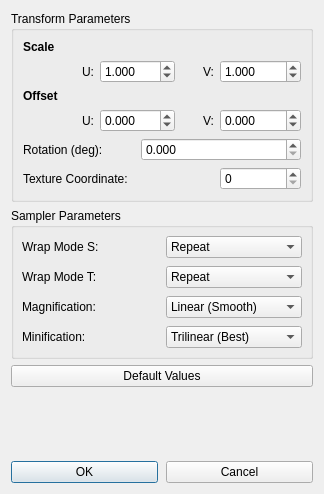
<?xml version="1.0" encoding="UTF-8"?>
<ui version="4.0">
 <class>TextureParametersDialog</class>
 <widget class="QDialog" name="TextureParametersDialog">
  <property name="windowModality">
   <enum>Qt::WindowModality::WindowModal</enum>
  </property>
  <property name="geometry">
   <rect>
    <x>0</x>
    <y>0</y>
    <width>324</width>
    <height>494</height>
   </rect>
  </property>
  <property name="windowTitle">
   <string>Texture Parameters</string>
  </property>
  <property name="modal">
   <bool>true</bool>
  </property>
  <layout class="QGridLayout" name="gridLayout_2">
   <item row="2" column="0">
    <widget class="QPushButton" name="btnDefault">
     <property name="toolTip">
      <string>Reset all texture transform values to their defaults</string>
     </property>
     <property name="text">
      <string>Default Values</string>
     </property>
    </widget>
   </item>
   <item row="1" column="0">
    <widget class="QGroupBox" name="grpSamplers">
     <property name="title">
      <string>Sampler Parameters</string>
     </property>
     <layout class="QGridLayout" name="gridSamplers">
      <property name="leftMargin">
       <number>8</number>
      </property>
      <property name="topMargin">
       <number>8</number>
      </property>
      <property name="rightMargin">
       <number>8</number>
      </property>
      <property name="bottomMargin">
       <number>8</number>
      </property>
      <property name="spacing">
       <number>8</number>
      </property>
      <item row="0" column="0">
       <widget class="QLabel" name="lblWrapS">
        <property name="text">
         <string>Wrap Mode S:</string>
        </property>
       </widget>
      </item>
      <item row="0" column="1">
       <widget class="QComboBox" name="comboWrapS">
        <property name="toolTip">
         <string>How texture wraps in horizontal (S/U) direction</string>
        </property>
        <item>
         <property name="text">
          <string>Repeat</string>
         </property>
        </item>
        <item>
         <property name="text">
          <string>Clamp</string>
         </property>
        </item>
        <item>
         <property name="text">
          <string>Mirror</string>
         </property>
        </item>
       </widget>
      </item>
      <item row="1" column="0">
       <widget class="QLabel" name="lblWrapT">
        <property name="text">
         <string>Wrap Mode T:</string>
        </property>
       </widget>
      </item>
      <item row="1" column="1">
       <widget class="QComboBox" name="comboWrapT">
        <property name="toolTip">
         <string>How texture wraps in vertical (T/V) direction</string>
        </property>
        <item>
         <property name="text">
          <string>Repeat</string>
         </property>
        </item>
        <item>
         <property name="text">
          <string>Clamp</string>
         </property>
        </item>
        <item>
         <property name="text">
          <string>Mirror</string>
         </property>
        </item>
       </widget>
      </item>
      <item row="2" column="0">
       <widget class="QLabel" name="lblMagFilter">
        <property name="text">
         <string>Magnification:</string>
        </property>
       </widget>
      </item>
      <item row="2" column="1">
       <widget class="QComboBox" name="comboMagFilter">
        <property name="toolTip">
         <string>Filtering when texture is enlarged</string>
        </property>
        <item>
         <property name="text">
          <string>Linear (Smooth)</string>
         </property>
        </item>
        <item>
         <property name="text">
          <string>Nearest (Pixelated)</string>
         </property>
        </item>
       </widget>
      </item>
      <item row="3" column="0">
       <widget class="QLabel" name="lblMinFilter">
        <property name="text">
         <string>Minification:</string>
        </property>
       </widget>
      </item>
      <item row="3" column="1">
       <widget class="QComboBox" name="comboMinFilter">
        <property name="toolTip">
         <string>Filtering when texture is shrunk</string>
        </property>
        <item>
         <property name="text">
          <string>Trilinear (Best)</string>
         </property>
        </item>
        <item>
         <property name="text">
          <string>Linear Mipmap</string>
         </property>
        </item>
        <item>
         <property name="text">
          <string>Nearest Mipmap</string>
         </property>
        </item>
        <item>
         <property name="text">
          <string>Nearest</string>
         </property>
        </item>
       </widget>
      </item>
     </layout>
    </widget>
   </item>
   <item row="0" column="0">
    <widget class="QGroupBox" name="grpTransforms">
     <property name="title">
      <string>Transform Parameters</string>
     </property>
     <layout class="QGridLayout" name="gridLayout">
      <item row="0" column="0" colspan="2">
       <widget class="QLabel" name="lblScale">
        <property name="font">
         <font>
          <bold>true</bold>
         </font>
        </property>
        <property name="text">
         <string>Scale</string>
        </property>
       </widget>
      </item>
      <item row="1" column="0">
       <spacer name="horizontalSpacer_2">
        <property name="orientation">
         <enum>Qt::Orientation::Horizontal</enum>
        </property>
        <property name="sizeType">
         <enum>QSizePolicy::Policy::Fixed</enum>
        </property>
        <property name="sizeHint" stdset="0">
         <size>
          <width>18</width>
          <height>20</height>
         </size>
        </property>
       </spacer>
      </item>
      <item row="1" column="1">
       <widget class="QLabel" name="lblScaleU">
        <property name="text">
         <string>U:</string>
        </property>
        <property name="alignment">
         <set>Qt::AlignmentFlag::AlignRight|Qt::AlignmentFlag::AlignTrailing|Qt::AlignmentFlag::AlignVCenter</set>
        </property>
       </widget>
      </item>
      <item row="1" column="2" colspan="2">
       <widget class="QDoubleSpinBox" name="spinScaleU">
        <property name="toolTip">
         <string>&lt;html&gt;&lt;head/&gt;&lt;body&gt;&lt;p&gt;Texture scale in U direction&lt;/p&gt;&lt;p&gt;Default: 1.0 (no scaling).&lt;/p&gt;&lt;p&gt;Range: Any non-zero floating-point number. &lt;/p&gt;&lt;p&gt;Usage: Defines the scale factor applied to the U coordinates. &lt;/p&gt;&lt;p&gt;A scale of 2.0 causes the texture to repeat twice, while a scale of 0.5 stretches it. Negative values can be used to flip textures&lt;/p&gt;&lt;/body&gt;&lt;/html&gt;</string>
        </property>
        <property name="decimals">
         <number>3</number>
        </property>
        <property name="minimum">
         <double>-100.000000000000000</double>
        </property>
        <property name="maximum">
         <double>100.000000000000000</double>
        </property>
        <property name="singleStep">
         <double>0.100000000000000</double>
        </property>
        <property name="value">
         <double>1.000000000000000</double>
        </property>
        <property name="pageStep" stdset="0">
         <double>1.000000000000000</double>
        </property>
       </widget>
      </item>
      <item row="1" column="4">
       <widget class="QLabel" name="lblScaleV">
        <property name="text">
         <string>V:</string>
        </property>
        <property name="alignment">
         <set>Qt::AlignmentFlag::AlignRight|Qt::AlignmentFlag::AlignTrailing|Qt::AlignmentFlag::AlignVCenter</set>
        </property>
       </widget>
      </item>
      <item row="1" column="5">
       <widget class="QDoubleSpinBox" name="spinScaleV">
        <property name="toolTip">
         <string>&lt;html&gt;&lt;head/&gt;&lt;body&gt;&lt;p&gt;Texture scale in V direction&lt;/p&gt;&lt;p&gt;Default: 1.0 (no scaling).&lt;/p&gt;&lt;p&gt;Range: Any non-zero floating-point number. &lt;/p&gt;&lt;p&gt;Usage: Defines the scale factor applied to the V coordinates. &lt;/p&gt;&lt;p&gt;A scale of 2.0 causes the texture to repeat twice, while a scale of 0.5 stretches it. Negative values can be used to flip textures&lt;/p&gt;&lt;/body&gt;&lt;/html&gt;</string>
        </property>
        <property name="decimals">
         <number>3</number>
        </property>
        <property name="minimum">
         <double>-1000.000000000000000</double>
        </property>
        <property name="maximum">
         <double>1000.000000000000000</double>
        </property>
        <property name="singleStep">
         <double>0.100000000000000</double>
        </property>
        <property name="value">
         <double>1.000000000000000</double>
        </property>
        <property name="pageStep" stdset="0">
         <double>1.000000000000000</double>
        </property>
       </widget>
      </item>
      <item row="2" column="0" colspan="2">
       <widget class="QLabel" name="lblOffset">
        <property name="font">
         <font>
          <bold>true</bold>
         </font>
        </property>
        <property name="text">
         <string>Offset</string>
        </property>
       </widget>
      </item>
      <item row="3" column="0">
       <spacer name="horizontalSpacer">
        <property name="orientation">
         <enum>Qt::Orientation::Horizontal</enum>
        </property>
        <property name="sizeType">
         <enum>QSizePolicy::Policy::Fixed</enum>
        </property>
        <property name="sizeHint" stdset="0">
         <size>
          <width>18</width>
          <height>20</height>
         </size>
        </property>
       </spacer>
      </item>
      <item row="3" column="1">
       <widget class="QLabel" name="lblOffsetU">
        <property name="text">
         <string>U:</string>
        </property>
        <property name="alignment">
         <set>Qt::AlignmentFlag::AlignRight|Qt::AlignmentFlag::AlignTrailing|Qt::AlignmentFlag::AlignVCenter</set>
        </property>
       </widget>
      </item>
      <item row="3" column="2" colspan="2">
       <widget class="QDoubleSpinBox" name="spinOffsetU">
        <property name="toolTip">
         <string>&lt;html&gt;&lt;head/&gt;&lt;body&gt;&lt;p&gt;Texture offset in U direction (-1.0 to 1.0)&lt;/p&gt;&lt;p&gt;Values are often used between -1.0 and 1.0 for sub-texture mapping, but higher/lower values are valid&lt;/p&gt;&lt;/body&gt;&lt;/html&gt;</string>
        </property>
        <property name="decimals">
         <number>3</number>
        </property>
        <property name="minimum">
         <double>-100.000000000000000</double>
        </property>
        <property name="maximum">
         <double>100.000000000000000</double>
        </property>
        <property name="singleStep">
         <double>0.100000000000000</double>
        </property>
        <property name="value">
         <double>0.000000000000000</double>
        </property>
        <property name="pageStep" stdset="0">
         <double>0.500000000000000</double>
        </property>
       </widget>
      </item>
      <item row="3" column="4">
       <widget class="QLabel" name="lblOffsetV">
        <property name="text">
         <string>V:</string>
        </property>
        <property name="alignment">
         <set>Qt::AlignmentFlag::AlignRight|Qt::AlignmentFlag::AlignTrailing|Qt::AlignmentFlag::AlignVCenter</set>
        </property>
       </widget>
      </item>
      <item row="3" column="5">
       <widget class="QDoubleSpinBox" name="spinOffsetV">
        <property name="toolTip">
         <string>&lt;html&gt;&lt;head/&gt;&lt;body&gt;&lt;p&gt;Texture offset in V direction (-1.0 to 1.0)&lt;/p&gt;&lt;p&gt;Values are often used between -1.0 and 1.0 for sub-texture mapping, but higher/lower values are valid&lt;/p&gt;&lt;/body&gt;&lt;/html&gt;</string>
        </property>
        <property name="decimals">
         <number>3</number>
        </property>
        <property name="minimum">
         <double>-100.000000000000000</double>
        </property>
        <property name="maximum">
         <double>100.000000000000000</double>
        </property>
        <property name="singleStep">
         <double>0.100000000000000</double>
        </property>
        <property name="value">
         <double>0.000000000000000</double>
        </property>
        <property name="pageStep" stdset="0">
         <double>0.500000000000000</double>
        </property>
       </widget>
      </item>
      <item row="4" column="0" colspan="3">
       <widget class="QLabel" name="lblRotation">
        <property name="text">
         <string>Rotation (deg):</string>
        </property>
       </widget>
      </item>
      <item row="4" column="3" colspan="3">
       <widget class="QDoubleSpinBox" name="spinRotation">
        <property name="toolTip">
         <string>&lt;html&gt;&lt;head/&gt;&lt;body&gt;&lt;p&gt;Texture rotation in degrees&lt;/p&gt;&lt;p&gt;Default: 0.0 (no rotation).&lt;/p&gt;&lt;p&gt;Range: Any floating-point number representing radians (counter-clockwise).&lt;/p&gt;&lt;p&gt;Usage: To rotate a full 360 degrees (counter-clockwise), values range from 0 to 360&lt;/p&gt;&lt;/body&gt;&lt;/html&gt;</string>
        </property>
        <property name="decimals">
         <number>3</number>
        </property>
        <property name="minimum">
         <double>0.000000000000000</double>
        </property>
        <property name="maximum">
         <double>359.999000000000024</double>
        </property>
        <property name="singleStep">
         <double>0.100000000000000</double>
        </property>
        <property name="value">
         <double>0.000000000000000</double>
        </property>
        <property name="pageStep" stdset="0">
         <double>0.500000000000000</double>
        </property>
       </widget>
      </item>
      <item row="5" column="0" colspan="4">
       <widget class="QLabel" name="lblTexCoord">
        <property name="text">
         <string>Texture Coordinate:</string>
        </property>
        <property name="alignment">
         <set>Qt::AlignmentFlag::AlignLeading|Qt::AlignmentFlag::AlignLeft|Qt::AlignmentFlag::AlignVCenter</set>
        </property>
       </widget>
      </item>
      <item row="5" column="5">
       <widget class="QSpinBox" name="spinTexCoord">
        <property name="toolTip">
         <string>&lt;html&gt;&lt;head/&gt;&lt;body&gt;&lt;p&gt;Which texture coordinate set to use (0-3)&lt;/p&gt;&lt;p&gt;Default: 0 (or the texCoord of the textureInfo being extended).&lt;/p&gt;&lt;p&gt;Range: Non-negative integers (0, 1, 2, 3).&lt;/p&gt;&lt;p&gt;Usage: Defines an alternative UV set index for the transformation.&lt;/p&gt;&lt;/body&gt;&lt;/html&gt;</string>
        </property>
        <property name="minimum">
         <number>0</number>
        </property>
        <property name="maximum">
         <number>3</number>
        </property>
        <property name="value">
         <number>0</number>
        </property>
       </widget>
      </item>
     </layout>
    </widget>
   </item>
   <item row="4" column="0">
    <layout class="QHBoxLayout" name="layoutButtons">
     <property name="spacing">
      <number>8</number>
     </property>
     <item>
      <widget class="QPushButton" name="btnOK">
       <property name="toolTip">
        <string>Apply changes and close dialog</string>
       </property>
       <property name="text">
        <string>OK</string>
       </property>
       <property name="default">
        <bool>true</bool>
       </property>
      </widget>
     </item>
     <item>
      <widget class="QPushButton" name="btnCancel">
       <property name="toolTip">
        <string>Discard changes and close dialog</string>
       </property>
       <property name="text">
        <string>Cancel</string>
       </property>
      </widget>
     </item>
    </layout>
   </item>
   <item row="3" column="0">
    <spacer name="verticalSpacer">
     <property name="orientation">
      <enum>Qt::Orientation::Vertical</enum>
     </property>
     <property name="sizeHint" stdset="0">
      <size>
       <width>20</width>
       <height>40</height>
      </size>
     </property>
    </spacer>
   </item>
  </layout>
 </widget>
 <resources/>
 <connections>
  <connection>
   <sender>btnOK</sender>
   <signal>clicked()</signal>
   <receiver>TextureParametersDialog</receiver>
   <slot>accept()</slot>
   <hints>
    <hint type="sourcelabel">
     <x>20</x>
     <y>20</y>
    </hint>
    <hint type="destinationlabel">
     <x>20</x>
     <y>20</y>
    </hint>
   </hints>
  </connection>
  <connection>
   <sender>btnCancel</sender>
   <signal>clicked()</signal>
   <receiver>TextureParametersDialog</receiver>
   <slot>reject()</slot>
   <hints>
    <hint type="sourcelabel">
     <x>20</x>
     <y>20</y>
    </hint>
    <hint type="destinationlabel">
     <x>20</x>
     <y>20</y>
    </hint>
   </hints>
  </connection>
 </connections>
</ui>
